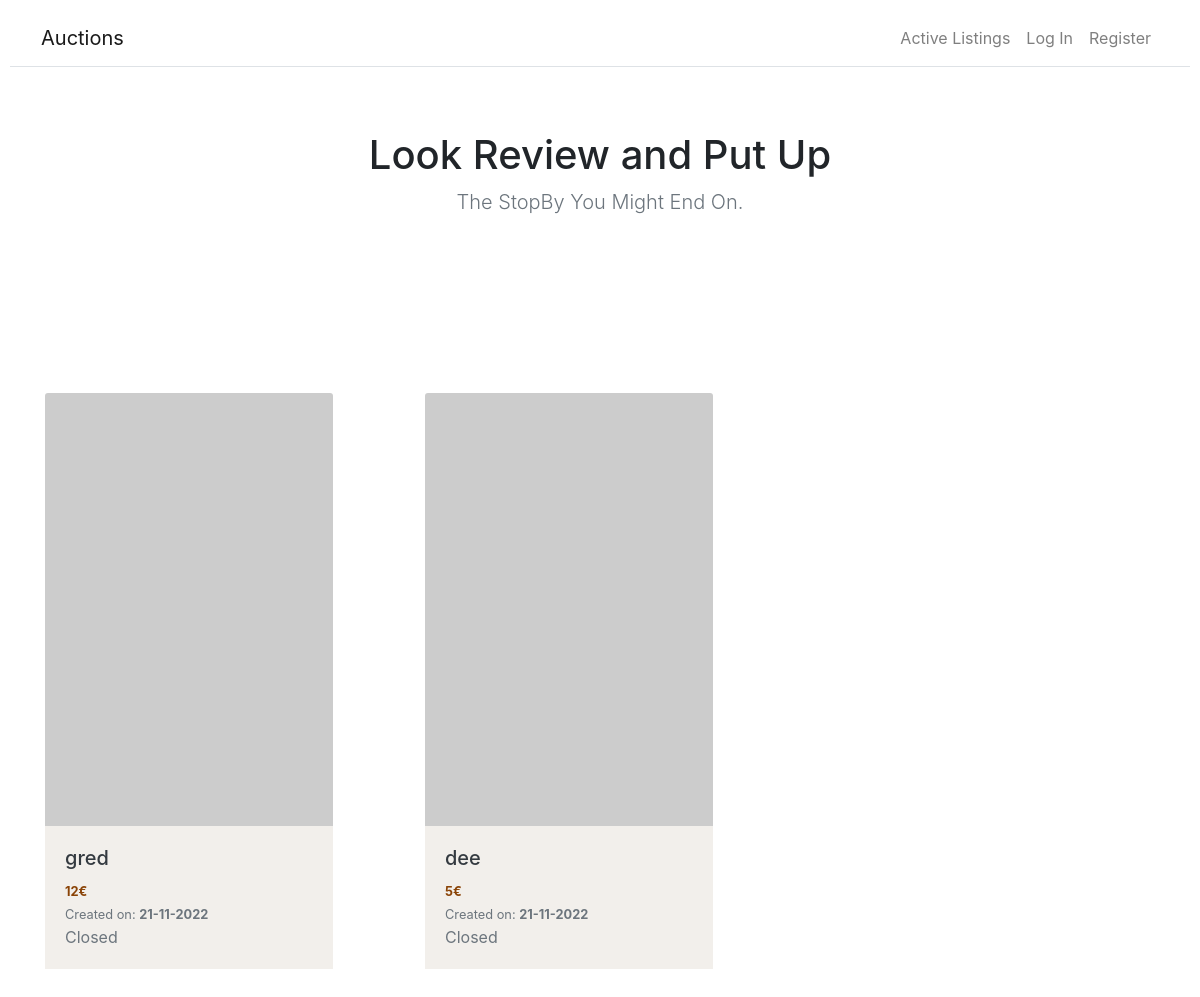
The page / on the database its author committed.
### auctions/models.py (models this page shows, shortened)
class Listing(models.Model):
    category = models.CharField(max_length=40)
    owner = models.ForeignKey(User, on_delete=models.CASCADE, related_name='listing_owner')
    title = models.CharField(max_length=255)
    description = models.TextField(blank=True)
    image = models.URLField(default='https://picsum.photos/id/532/800/500')
    slug = models.SlugField(max_length=255)
    price = models.PositiveIntegerField(null=True, blank=True)
    latest_bid = models.PositiveIntegerField(null=True, blank=True)
    is_active = models.BooleanField(default=True)
    created_on = models.DateTimeField(auto_now_add=True)
    watching = models.ManyToManyField(User, related_name='watchlist', blank=True)
    winner = models.ForeignKey(User, on_delete=models.CASCADE, null=True, blank=True)
    class Meta:
        verbose_name_plural = 'listings'

### auctions/views.py (the view)
# urls.py: path("", views.index, name="index"),
def index(request):
    return render(request, "auctions/index.html",{
        "listings": Listing.objects.all().order_by('-created_on')
    })

### auctions/templates/auctions/index.html (shortened to what this page needs)
{% extends "auctions/layout.html" %}
{% load static %}
{% block body %}
<main>
    <section class="py-5 text-center container">
        <div class="row py-lg-3">
            <div class="col-lg-6 col-md-8 mx-auto ">
                <h1 class="h1 fw-bold">Look Review and Put Up</h1>
                <p class="lead text-muted">The StopBy You Might End On. </p>
            </div>
        </div>
    </section>
    <div class="album py-5">
        <div class="container my-5">
            <div class="row row-cols-1 row-cols-sm-2 row-cols-md-5 g-3">
            {% for listing in listings %}
                <div class="col-lg-4">
                    <div class="card mb-3" style="width: 18rem; border: none;">
                        {% if listing.image %}
                            <a href="{% url 'listing' listing.slug %}">
                                <img class="card-img-top" alt="Responsive image"
                                src="https://picsum.photos/id/532/800/500" >
                            </a>
                        {% endif %}
                        <div class="card-body" style="background-color:#f2efeb ;">
                            <h5 class="card-title">
                                <a class="text-dark text-decoration-none" href="{% url 'listing' listing.slug %}">
                                    {{ listing.title }}
                                </a>
                            </h5>
                            <div class="d-flex justify-content-between align-items-center">
                                <small class="text-muted">
                                    <b style="color:#8a4306;">
                                        {% if listing.latest_bid %}
                                            {{listing.latest_bid}}€
                                        {% else %}
                                            {{listing.price}}€
                                        {% endif %}
                                    </b>
                                </small>
                            </div>
                            <small class="text-muted">
                                Created on:
                                <strong>
                                    {{listing.created_on|date:"d-m-Y" }}
                                </strong>
                            </small>
                            <br>
                            {% if listing.is_active %}
                                <span class="text-muted">
                                    Active
                                </span>
                            {% else %}
                                <span class="text-muted">
                                    Closed
                                </span>
                            {% endif %}
                        </div>
                    </div>
                </div>
            {% endfor %}
            </div>
        </div>
    </div>
</main>
{% endblock %}

### auctions/static/auctions/styles.css (style rules this page uses)
body { padding: 10px; }

### rows shown on the page
Listing: title "gred", latest_bid "12", created_on "21-11-2022", is_active "Closed"
Listing: title "dee", price "5", created_on "21-11-2022", is_active "Closed"
